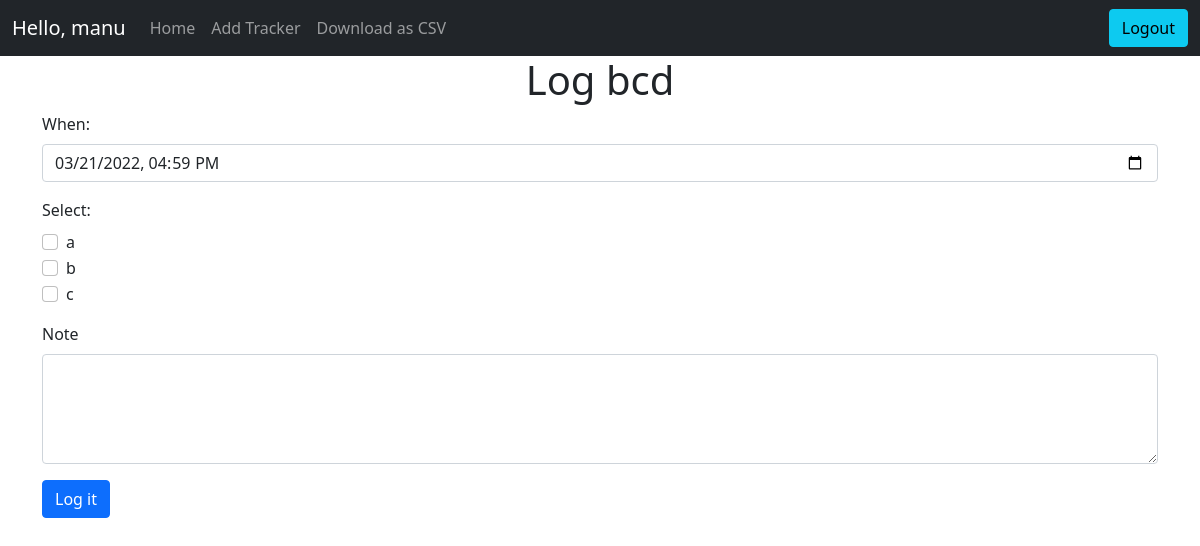
Before: /tracker/2/log (signed in) with the older database file.
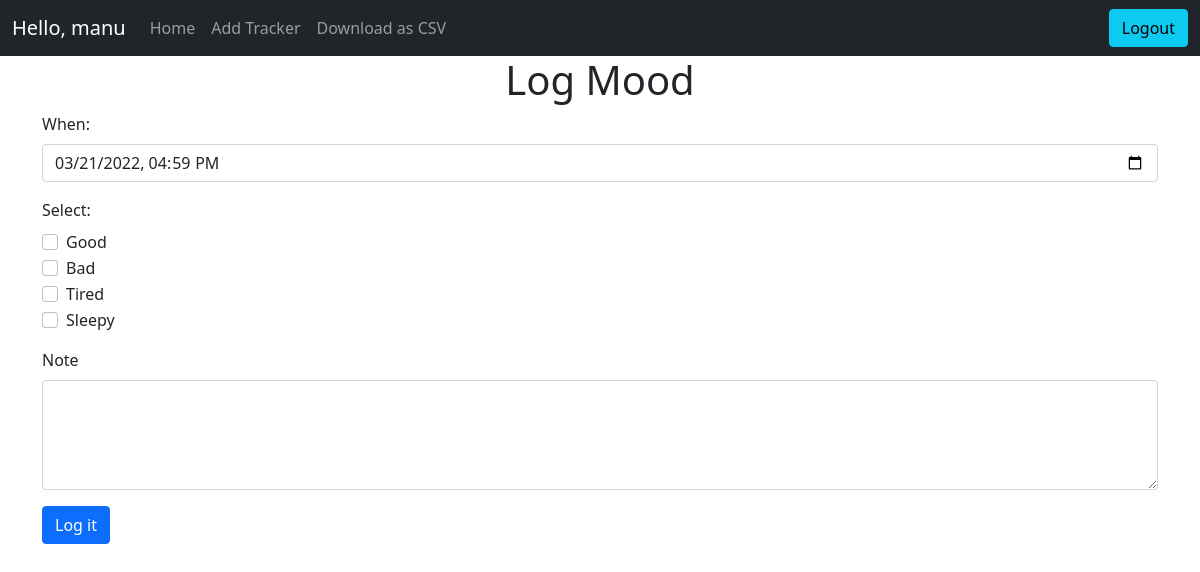
After: the same page with the newer database file.
### application/models.py (models this page shows)
class Tracker(db.Model):
    __tablename__ = "tracker"
    id = db.Column(db.Integer, primary_key=True, autoincrement=True)
    name = db.Column(db.String, nullable=False)
    description = db.Column(db.String)
    type = db.Column(db.Integer, nullable=False)
    settings = db.Column(db.String)
    user_id = db.Column(db.Integer,  db.ForeignKey("user.id"), nullable=False)
    activity = db.relationship("Activity", backref="activity")

### app.py (the view)
@app.route("/tracker/<int:tid>/log", methods=["GET", "POST"])
@login_required
def activity_log(tid):
    if request.method == "GET":
        return render_template("log_create.html", tracker=getTracker(tid)), 200
    elif request.method == "POST":
        if create_log(request.form, tid):
            return redirect(url_for("home"))
        abort(400)

### app.py (called while the page is built)
@app.after_request
def after_request(response):
    header = response.headers
    header["Access-Control-Allow-Origin"] = "*"
    return response

@app.after_request
def after_request(response):
    header = response.headers
    header["Access-Control-Allow-Origin"] = "*"
    return response

def getTracker(tid):
    tracker = Tracker.query.filter(Tracker.id == tid).first()
    return tracker

### templates/log_create.html (shortened to what this page needs)
<!DOCTYPE html>
<html>
{% include './head_content.html' %}
<body onload="onLoadLog()">
    {% include './navbar.html' %}
    <h1 class="text-center">Log {{ tracker.name }}</h1>
    <div>
        <form action="/tracker/{{ tracker.id }}/log" class="container" method="POST" id="create-tracker-log" onsubmit="return validateTrackerData()">
            <div class="mb-3">
                <label class="form-label">When: </label>
                <input type="datetime-local" class="form-control" name="timestamp" id="whenDateTime" required />
            </div>
            {% if tracker.type == 1 %}
            <div class="mb-3">
                <label class="form-label">Value:</label>
                <input type="number" min="0" class="form-control" name="tvalue" step="any" required />
            </div>
            {% elif tracker.type == 2 %}
            <div class="mb-3">
                {% set options = tracker.settings.split(',') %}
                <label class="form-label">Select:</label>
                {% for p in options %}
                <div class="form-check">
                    <input type="checkbox" class="form-check-input" name="tvalue" value="{{p}}" />
                    <label class="form-check-label">{{p}}</label>
                </div>
                {% endfor %}
            </div>
            {% endif %}
            <div class="mb-3">
                <label class="form-label">Note</label>
                <textarea type="text" class="form-control" rows="4" name="note"></textarea>
            </div>
            <div class="mb-3">
                <input class="btn btn-primary" class="form-control" type="submit" value="Log it">
            </div>
        </form>
    </div>
</body>
</html>

Changed rows visible on the page:
changed Tracker: name "bcd" → "Mood"; settings "a,b,c" → "Good,Bad,Tired,Sleepy" (drawn)
Other visible differences:
new list line: "☐ Good"
new list line: "☐ Bad"
new list line: "☐ Tired"
new list line: "☐ Sleepy"
list line gone: "☐ a"
list line gone: "☐ b"
list line gone: "☐ c"
